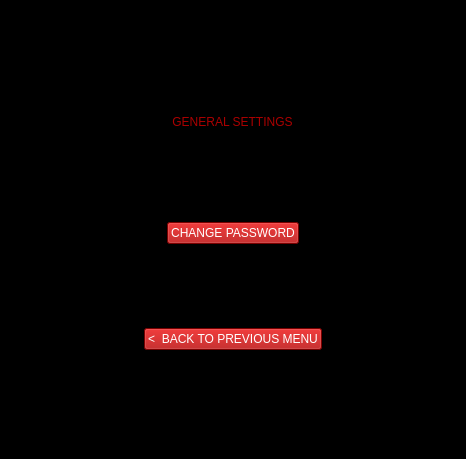
<?xml version="1.0" encoding="UTF-8"?>
<ui version="4.0">
 <class>MainWindow</class>
 <widget class="QMainWindow" name="MainWindow">
  <property name="geometry">
   <rect>
    <x>0</x>
    <y>0</y>
    <width>466</width>
    <height>459</height>
   </rect>
  </property>
  <property name="windowTitle">
   <string>MainWindow</string>
  </property>
  <property name="styleSheet">
   <string notr="true">background-color: rgb(0, 0, 0);</string>
  </property>
  <widget class="QWidget" name="centralwidget">
   <layout class="QVBoxLayout" name="verticalLayout">
    <item alignment="Qt::AlignHCenter|Qt::AlignTop">
     <widget class="QLabel" name="label_3">
      <property name="styleSheet">
       <string notr="true">font: 18pt &quot;MS UI Gothic&quot;;</string>
      </property>
      <property name="text">
       <string/>
      </property>
      <property name="pixmap">
       <pixmap>2.jpg</pixmap>
      </property>
      <property name="scaledContents">
       <bool>true</bool>
      </property>
     </widget>
    </item>
    <item alignment="Qt::AlignHCenter|Qt::AlignTop">
     <widget class="QLabel" name="label_4">
      <property name="styleSheet">
       <string notr="true">font: 18pt &quot;MS UI Gothic&quot;;
color: rgb(170, 0, 0);</string>
      </property>
      <property name="text">
       <string>&lt;html&gt;&lt;head/&gt;&lt;body&gt;&lt;p align=&quot;center&quot;&gt;GENERAL SETTINGS&lt;/p&gt;&lt;p align=&quot;center&quot;&gt;&lt;br/&gt;&lt;/p&gt;&lt;/body&gt;&lt;/html&gt;</string>
      </property>
     </widget>
    </item>
    <item alignment="Qt::AlignHCenter|Qt::AlignTop">
     <widget class="QPushButton" name="pushButton">
      <property name="styleSheet">
       <string notr="true">color: rgb(255, 255, 255);
background-color: rgb(170, 0, 0);
font: 75 10pt &quot;MS Shell Dlg 2&quot;;</string>
      </property>
      <property name="text">
       <string>CHANGE PASSWORD</string>
      </property>
     </widget>
    </item>
    <item alignment="Qt::AlignHCenter|Qt::AlignTop">
     <widget class="QPushButton" name="pushButton_2">
      <property name="styleSheet">
       <string notr="true">color: rgb(255, 255, 255);
background-color: rgb(170, 0, 0);
font: 75 10pt &quot;MS Shell Dlg 2&quot;;</string>
      </property>
      <property name="text">
       <string>&lt;  BACK TO PREVIOUS MENU</string>
      </property>
     </widget>
    </item>
   </layout>
  </widget>
  <widget class="QStatusBar" name="statusbar"/>
 </widget>
 <resources/>
 <connections/>
</ui>
